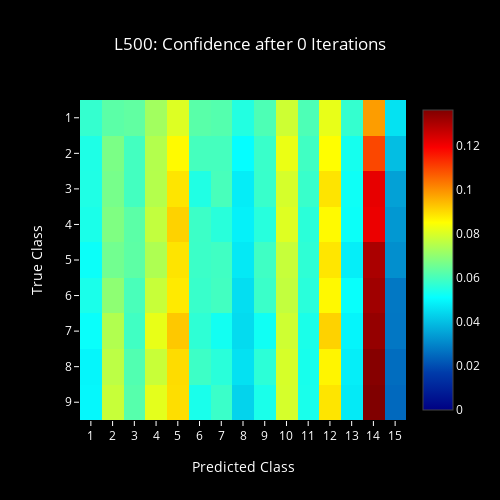
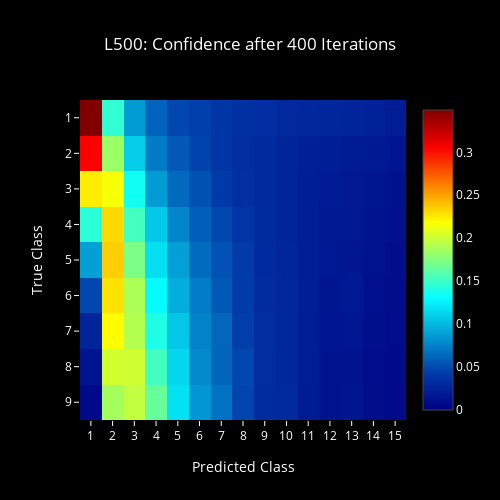
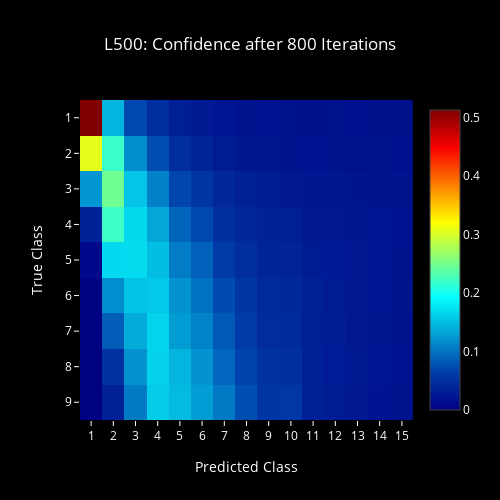
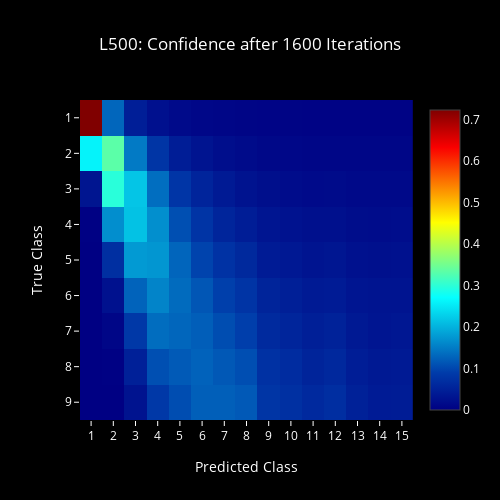

The code cell stored with these charts, in order, in its notebook:
### Code cell
for i, it in enumerate(iter_list):
    plot_confidence_lh(i, it)
    #plot_confidence_lh(i, it)
    #plot_choice_fh(i, it)
    #plot_choice_lh(i, it)

### Figure 1 — Plotly figure (JSON) as saved in the notebook; plotly's stock layout.template omitted (floating-point values rounded to 4 significant figures; data arrays with more than 128 entries replaced by an {"elided": "..."} marker saying what was removed)
{"data": [{"colorscale": "Jet", "type": "heatmap", "z": {"elided": "16x16 float values"}}], "layout": {"font": {"color": "#FFF"}, "height": 500, "paper_bgcolor": "#000", "plot_bgcolor": "#000", "title": "L500: Confidence after 0 Iterations", "titlefont": {"color": "#FFF"}, "width": 500, "xaxis": {"dtick": 1, "range": [0.5, 15.5], "tickcolor": "#FFF", "title": "Predicted Class"}, "yaxis": {"dtick": 1, "range": [9.5, 0.5], "tickcolor": "#FFF", "title": "True Class"}}}

### Figure 2 — Plotly figure (JSON) as saved in the notebook; plotly's stock layout.template omitted (floating-point values rounded to 4 significant figures; data arrays with more than 128 entries replaced by an {"elided": "..."} marker saying what was removed)
{"data": [{"colorscale": "Jet", "type": "heatmap", "z": {"elided": "16x16 float values"}}], "layout": {"font": {"color": "#FFF"}, "height": 500, "paper_bgcolor": "#000", "plot_bgcolor": "#000", "title": "L500: Confidence after 400 Iterations", "titlefont": {"color": "#FFF"}, "width": 500, "xaxis": {"dtick": 1, "range": [0.5, 15.5], "tickcolor": "#FFF", "title": "Predicted Class"}, "yaxis": {"dtick": 1, "range": [9.5, 0.5], "tickcolor": "#FFF", "title": "True Class"}}}

### Figure 3 — Plotly figure (JSON) as saved in the notebook; plotly's stock layout.template omitted (floating-point values rounded to 4 significant figures; data arrays with more than 128 entries replaced by an {"elided": "..."} marker saying what was removed)
{"data": [{"colorscale": "Jet", "type": "heatmap", "z": {"elided": "16x16 float values"}}], "layout": {"font": {"color": "#FFF"}, "height": 500, "paper_bgcolor": "#000", "plot_bgcolor": "#000", "title": "L500: Confidence after 800 Iterations", "titlefont": {"color": "#FFF"}, "width": 500, "xaxis": {"dtick": 1, "range": [0.5, 15.5], "tickcolor": "#FFF", "title": "Predicted Class"}, "yaxis": {"dtick": 1, "range": [9.5, 0.5], "tickcolor": "#FFF", "title": "True Class"}}}

### Figure 4 — Plotly figure (JSON) as saved in the notebook; plotly's stock layout.template omitted (floating-point values rounded to 4 significant figures; data arrays with more than 128 entries replaced by an {"elided": "..."} marker saying what was removed)
{"data": [{"colorscale": "Jet", "type": "heatmap", "z": {"elided": "16x16 float values"}}], "layout": {"font": {"color": "#FFF"}, "height": 500, "paper_bgcolor": "#000", "plot_bgcolor": "#000", "title": "L500: Confidence after 1600 Iterations", "titlefont": {"color": "#FFF"}, "width": 500, "xaxis": {"dtick": 1, "range": [0.5, 15.5], "tickcolor": "#FFF", "title": "Predicted Class"}, "yaxis": {"dtick": 1, "range": [9.5, 0.5], "tickcolor": "#FFF", "title": "True Class"}}}
